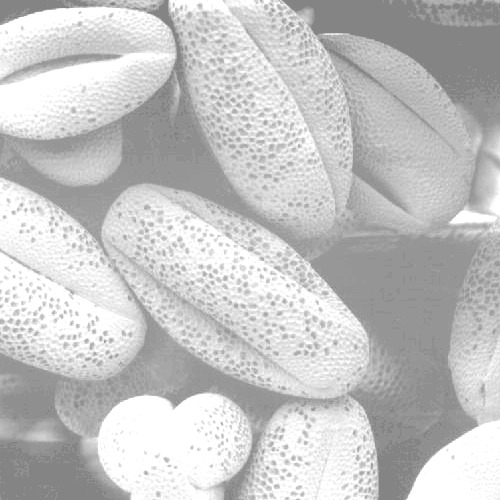
#> input picture exercises/exercise3/Fig0316(1)(top_left).tif, 500 x 500 px
$ python task2ex3.py
#> lines starting #> are read from the running program, lines starting #| are printed output that depends on the picture
from matplotlib import pyplot as plt
import cv2 as cv

def gray_image_histogram(image_file):

#> called with image_file = 'Fig0316(1)(top_left).tif'
    image = cv.imread(image_file, cv.IMREAD_GRAYSCALE) #Loading the image in grayscale
#> image is the input picture: shape (500, 500); min 132, max 255, mean 196.4
    histogram = cv.calcHist([image], [0], None, [256], [0, 256]) #Creating histogram
#> histogram = 256 values, max 28659 at index 255, min 0 at index 0, mean 976.6

    #Plotting
    fig, ax = plt.subplots(figsize = (5,5))
    ax.imshow(image, cmap = 'gray', vmin=0, vmax=255)
    ax.set_title('Grayscale image')
    plt.show()

    fig, ax = plt.subplots(figsize = (5,5))
    ax.plot(histogram)
    ax.set_title('Histogram of grayscale image')
    plt.show()
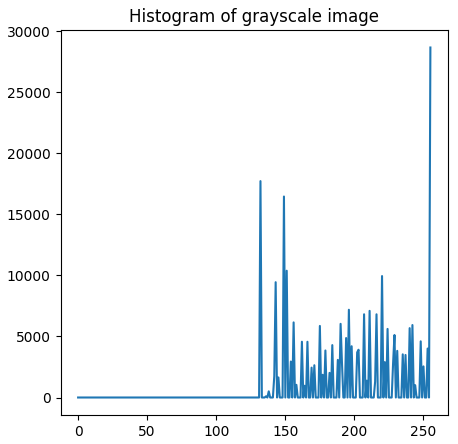
#> figure drawn by matplotlib, 1 panel; curve peaks at x = 255, y = 28659

def histogram_equalization(image_file):

    image = cv.imread(image_file, cv.IMREAD_GRAYSCALE)  #Loading the image in grayscale
    equalized_image = cv.equalizeHist(image)  #Perform histogram equalization with cv equalizeHist

    #Creating histograms for the original image and for the equalized histogram
    original_histogram = cv.calcHist([image], [0], None, [256], [0, 256])
    equalized_histogram = cv.calcHist([equalized_image], [0], None, [256], [0, 256])

    #Plotting
    fig, axes = plt.subplots(2, 2, figsize=(12, 8))
    fig.suptitle('Histogram Equalization', fontsize=16)

    axes[0][0].imshow(image, cmap='gray', vmin=0, vmax=255)
    axes[0][0].set_title('Original Image')
    axes[0][0].axis('off')

    axes[0][1].plot(original_histogram)
    axes[0][1].set_title('Original Histogram')

    axes[1][0].imshow(equalized_image, cmap='gray', vmin=0, vmax=255)
    axes[1][0].set_title('Equalized Image')
    axes[1][0].axis('off')

    axes[1][1].plot(equalized_histogram)
    axes[1][1].set_title('Equalized Histogram')

    plt.tight_layout(rect=[0, 0.03, 1, 0.95])
    plt.show()


if __name__ == '__main__':

    files = ['Fig0316(1)(top_left).tif', 'Fig0316(2)(2nd_from_top).tif', 'Fig0316(3)(third_from_top).tif', 'Fig0316(4)(bottom_left).tif']
    for filename in files:

        # histogram_equalization(filename)
        gray_image_histogram(filename)
#> pass 2 of the loop `for filename in files:`:
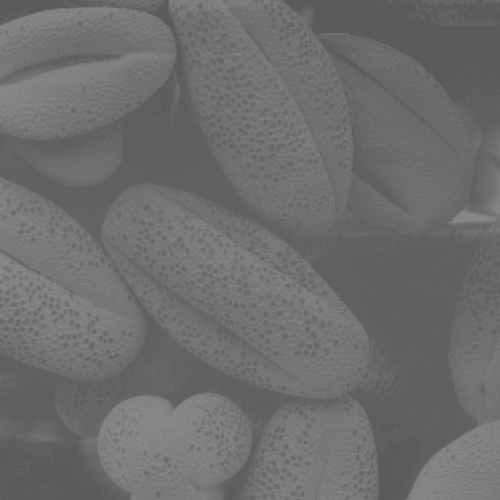
#> input picture exercises/exercise3/Fig0316(2)(2nd_from_top).tif, 500 x 500 px
#> in gray_image_histogram, image is the input picture: shape (500, 500); min 91, max 138, mean 109.1
#> histogram = 256 values, max 19078 at index 96, min 0 at index 0, mean 976.6
#> in gray_image_histogram (call 2), `plt.show()`:
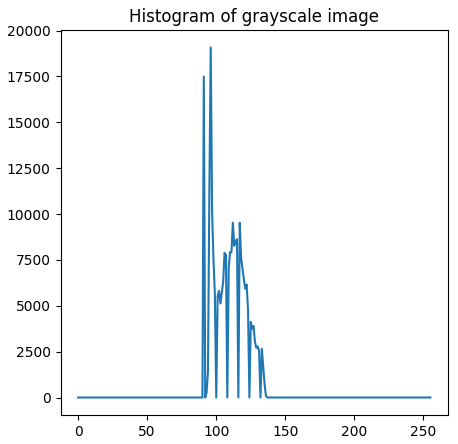
#> figure drawn by matplotlib, 1 panel; curve peaks at x = 96, y = 19078
#> pass 3 of the loop `for filename in files:`:
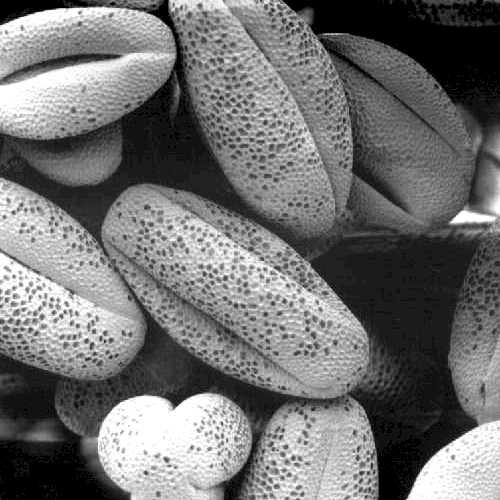
#> input picture exercises/exercise3/Fig0316(3)(third_from_top).tif, 500 x 500 px
#> in gray_image_histogram, image is the input picture: shape (500, 500); min 0, max 255, mean 113.2
#> histogram = 256 values, max 17496 at index 0, min 0 at index 4, mean 976.6
#> in gray_image_histogram (call 3), `plt.show()`:
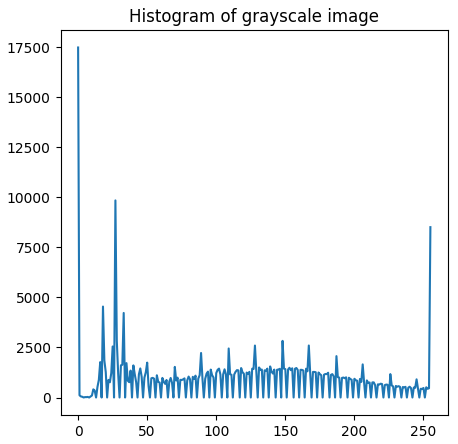
#> figure drawn by matplotlib, 1 panel; curve peaks at x = 0, y = 17496
#> the loop made 4 passes; the first 3 are shown
